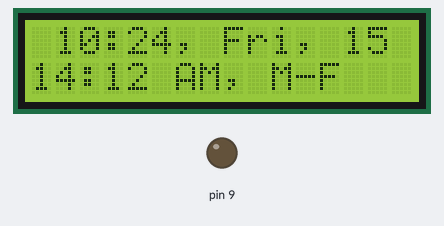
Simulated run of this sketch. Board: Arduino Uno, built with avr-gcc and run on an emulated ATmega328P. Shown: 16×2 character LCD, output pins drawn as LEDs (lit = HIGH). The local clock reads 2024-03-15 10:24:30 at power-on unless the sketch sets it.

Above: at 1.1 s.
At 31.4 s:
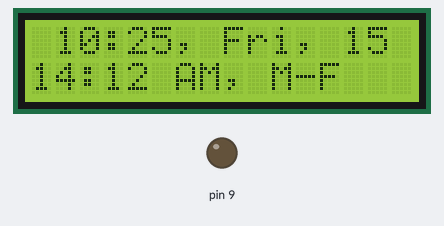
At 91.9 s:
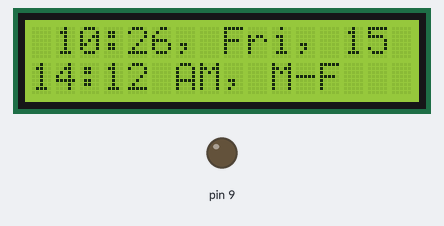

The sketch:

urAboutToGetRickRolled.ino
```cpp
#include "pitches.h"

char daysOfTheWeek[7][12] = {"Sun", "Mon", "Tue", "Wed", "Thu", "Fri", "Sat"};

// this calculates the duration of a whole note in ms
int wholenote = (60000 * 4) / 114;

int divider = 0, noteDuration = 0;
#include "RTClib.h"

RTC_DS1307 rtc;

// include the library code:
#include <LiquidCrystal.h>

// initialize the library by associating any needed LCD interface pin
// with the arduino pin number it is connected to
bool goingOff = false;

LiquidCrystal lcd(12, 11, 6, 5, 4, 3);

void setup() {
//  Serial.begin(9600);
  // set up the LCD's number of columns and rows:
  lcd.begin(16, 2);

#ifndef ESP8266
  while (!Serial); // wait for serial port to connect. Needed for native USB
#endif

  if (! rtc.begin()) {
    Serial.println("Couldn't find RTC");
    Serial.flush();
    abort();
  }

  if (! rtc.isrunning()) {
    rtc.adjust(DateTime(F(__DATE__), F(__TIME__)));
  }

  pinMode(9, OUTPUT);
}

bool alarm(DateTime now) {
  return now.hour() == 14 && now.minute() == 12;
}

void loop() {
  DateTime now = rtc.now();
  int dayow = now.dayOfTheWeek();
  delay(1000);
  lcd.clear();
  if (alarm(now) || goingOff){
    lcd.print("YOU SHOULD BE UP");
    lcd.setCursor(0, 1);
    lcd.print("it's ");
    lcd.print(now.hour(), DEC);
    lcd.print(":");
    lcd.print(now.minute(), DEC);
  } else {
    lcd.setCursor(1, 0);
    lcd.print(now.hour(), DEC);
    lcd.print(":");
    lcd.print(now.minute(), DEC);
    lcd.print(", ");
    lcd.print(daysOfTheWeek[dayow]);
    lcd.print(", ");
    lcd.print(now.day(), DEC);
    lcd.setCursor(0, 1);
    lcd.print("14");
    lcd.print(":");
    lcd.print("12");
    lcd.print(" AM, M-F");
  }

  if(!goingOff) {
    goingOff = alarm(now);
  } else {
      int melody[] = {
  NOTE_D5,-4, NOTE_E5,-4, NOTE_A4,4, //1
  NOTE_E5,-4, NOTE_FS5,-4, NOTE_A5,16, NOTE_G5,16, NOTE_FS5,8,
  NOTE_D5,-4, NOTE_E5,-4, NOTE_A4,2,
  NOTE_A4,16, NOTE_A4,16, NOTE_B4,16, NOTE_D5,8, NOTE_D5,16,
  NOTE_D5,-4, NOTE_E5,-4, NOTE_A4,4, //repeat from 1
  NOTE_E5,-4, NOTE_FS5,-4, NOTE_A5,16, NOTE_G5,16, NOTE_FS5,8,
  NOTE_D5,-4, NOTE_E5,-4, NOTE_A4,2,
  NOTE_A4,16, NOTE_A4,16, NOTE_B4,16, NOTE_D5,8, NOTE_D5,16,
  REST,4, NOTE_B4,8, NOTE_CS5,8, NOTE_D5,8, NOTE_D5,8, NOTE_E5,8, NOTE_CS5,-8,
  NOTE_B4,16, NOTE_A4,2, REST,4,

  REST,8, NOTE_B4,8, NOTE_B4,8, NOTE_CS5,8, NOTE_D5,8, NOTE_B4,4, NOTE_A4,8, //7
  NOTE_A5,8, REST,8, NOTE_A5,8, NOTE_E5,-4, REST,4,
  NOTE_B4,8, NOTE_B4,8, NOTE_CS5,8, NOTE_D5,8, NOTE_B4,8, NOTE_D5,8, NOTE_E5,8, REST,8,
  REST,8, NOTE_CS5,8, NOTE_B4,8, NOTE_A4,-4, REST,4,
  REST,8, NOTE_B4,8, NOTE_B4,8, NOTE_CS5,8, NOTE_D5,8, NOTE_B4,8, NOTE_A4,4,
  NOTE_E5,8, NOTE_E5,8, NOTE_E5,8, NOTE_FS5,8, NOTE_E5,4, REST,4,

  NOTE_D5,2, NOTE_E5,8, NOTE_FS5,8, NOTE_D5,8, //13
  NOTE_E5,8, NOTE_E5,8, NOTE_E5,8, NOTE_FS5,8, NOTE_E5,4, NOTE_A4,4,
  REST,2, NOTE_B4,8, NOTE_CS5,8, NOTE_D5,8, NOTE_B4,8,
  REST,8, NOTE_E5,8, NOTE_FS5,8, NOTE_E5,-4, NOTE_A4,16, NOTE_B4,16, NOTE_D5,16, NOTE_B4,16,
  NOTE_FS5,-8, NOTE_FS5,-8, NOTE_E5,-4, NOTE_A4,16, NOTE_B4,16, NOTE_D5,16, NOTE_B4,16,

  NOTE_E5,-8, NOTE_E5,-8, NOTE_D5,-8, NOTE_CS5,16, NOTE_B4,-8, NOTE_A4,16, NOTE_B4,16, NOTE_D5,16, NOTE_B4,16, //18
  NOTE_D5,4, NOTE_E5,8, NOTE_CS5,-8, NOTE_B4,16, NOTE_A4,8, NOTE_A4,8, NOTE_A4,8,
  NOTE_E5,4, NOTE_D5,2, NOTE_A4,16, NOTE_B4,16, NOTE_D5,16, NOTE_B4,16,
  NOTE_FS5,-8, NOTE_FS5,-8, NOTE_E5,-4, NOTE_A4,16, NOTE_B4,16, NOTE_D5,16, NOTE_B4,16,
  NOTE_A5,4, NOTE_CS5,8, NOTE_D5,-8, NOTE_CS5,16, NOTE_B4,8, NOTE_A4,16, NOTE_B4,16, NOTE_D5,16, NOTE_B4,16,
};

int notes = sizeof(melody) / sizeof(melody[0]) / 2;

      for (int thisNote = 0; thisNote < notes * 2; thisNote = thisNote + 2) {

      divider = melody[thisNote + 1];
      if (divider > 0) {
        noteDuration = (wholenote) / divider;
      } else if (divider < 0) {
        noteDuration = (wholenote) / abs(divider);
        noteDuration *= 1.5;
      }

      tone(9, melody[thisNote], noteDuration * 0.9);

      delay(noteDuration);

      noTone(9);
      }
  }
}
```

pitches.h
```cpp
/*************************************************
 * Public Constants
 *************************************************/
#define NOTE_B0  31
#define NOTE_C1  33
#define NOTE_CS1 35
#define NOTE_D1  37
#define NOTE_DS1 39
#define NOTE_E1  41
#define NOTE_F1  44
#define NOTE_FS1 46
#define NOTE_G1  49
#define NOTE_GS1 52
#define NOTE_A1  55
#define NOTE_AS1 58
#define NOTE_B1  62
#define NOTE_C2  65
#define NOTE_CS2 69
#define NOTE_D2  73
#define NOTE_DS2 78
#define NOTE_E2  82
#define NOTE_F2  87
#define NOTE_FS2 93
#define NOTE_G2  98
#define NOTE_GS2 104
#define NOTE_A2  110
#define NOTE_AS2 117
#define NOTE_B2  123
#define NOTE_C3  131
#define NOTE_CS3 139
#define NOTE_D3  147
#define NOTE_DS3 156
#define NOTE_E3  165
#define NOTE_F3  175
#define NOTE_FS3 185
#define NOTE_G3  196
#define NOTE_GS3 208
#define NOTE_A3  220
#define NOTE_AS3 233
#define NOTE_B3  247
#define NOTE_C4  262
#define NOTE_CS4 277
#define NOTE_D4  294
#define NOTE_DS4 311
#define NOTE_E4  330
#define NOTE_F4  349
#define NOTE_FS4 370
#define NOTE_G4  392
#define NOTE_GS4 415
#define NOTE_A4  440
#define NOTE_AS4 466
#define NOTE_B4  494
#define NOTE_C5  523
#define NOTE_CS5 554
#define NOTE_D5  587
#define NOTE_DS5 622
#define NOTE_E5  659
#define NOTE_F5  698
#define NOTE_FS5 740
#define NOTE_G5  784
#define NOTE_GS5 831
#define NOTE_A5  880
#define NOTE_AS5 932
#define NOTE_B5  988
#define NOTE_C6  1047
#define NOTE_CS6 1109
#define NOTE_D6  1175
#define NOTE_DS6 1245
#define NOTE_E6  1319
#define NOTE_F6  1397
#define NOTE_FS6 1480
#define NOTE_G6  1568
#define NOTE_GS6 1661
#define NOTE_A6  1760
#define NOTE_AS6 1865
#define NOTE_B6  1976
#define NOTE_C7  2093
#define NOTE_CS7 2217
#define NOTE_D7  2349
#define NOTE_DS7 2489
#define NOTE_E7  2637
#define NOTE_F7  2794
#define NOTE_FS7 2960
#define NOTE_G7  3136
#define NOTE_GS7 3322
#define NOTE_A7  3520
#define NOTE_AS7 3729
#define NOTE_B7  3951
#define NOTE_C8  4186
#define NOTE_CS8 4435
#define NOTE_D8  4699
#define NOTE_DS8 4978
#define REST      0
```

Measured:
- what the display in image 0 shows lasts 30.2 s, from 1.1 s to 31.3 s
- what the display in image 1 shows lasts 60.5 s, from 31.3 s to 91.8 s
